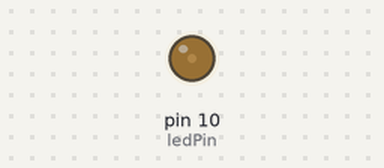
A sketch run on a simulated Arduino Uno, built with avr-gcc and run on an emulated ATmega328P. Shown: output pins drawn as LEDs (lit = HIGH). Random numbers use the default seed unless the sketch sets one.

Above: at 0.31 s.
At 37.95 s:
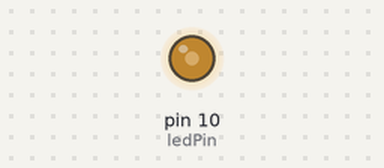
Timing chart, 0 to 40.0 s (numbered marks = the images above):
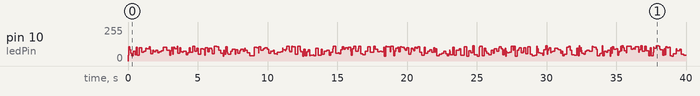

The sketch:

flicker.ino
```cpp
int ledPin = 10;

void setup()

{

pinMode(ledPin, OUTPUT);


}

void loop() {

analogWrite(ledPin, random(80)+35);

delay(random(200));

}
```
